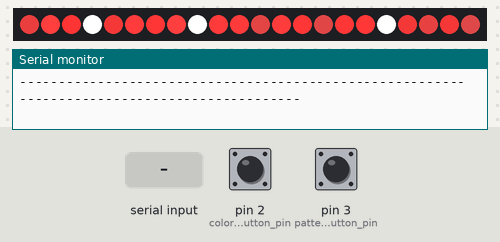
Simulated run of this sketch. Board: Arduino Uno, built with avr-gcc and run on an emulated ATmega328P. Parts: 22 RGB LEDs in strip order, left to right, the last lines printed to the serial monitor. Inputs (shaded band) come from the test bench; at power-on: pin 2 (color_change_button_pin) HIGH, pin 3 (pattern_change_button_pin) HIGH. Random numbers use the default seed unless the sketch sets one; EEPROM starts erased.

Above: at 1.2 s.
1.3 s: pin 2 (color_change_button_pin) pulled LOW for 3.2 s
At 4.82 s:
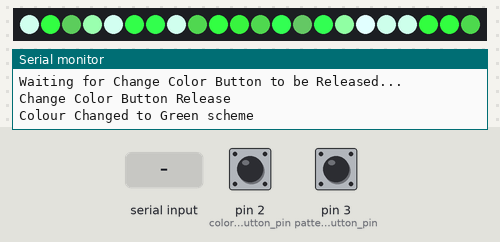
5.1 s: "next-color\n" received over Serial
At 5.44 s:
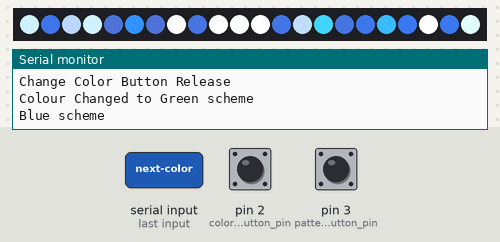
7.7 s: pin 3 (pattern_change_button_pin) pulled LOW for 0.15 s
At 7.88 s:
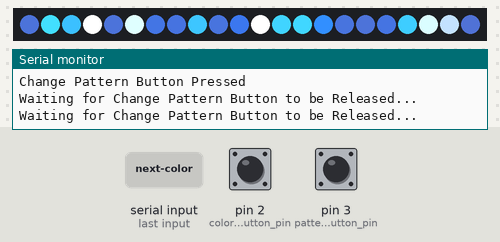
8.4 s: pin 2 (color_change_button_pin) pulled LOW for 0.15 s
At 8.58 s:
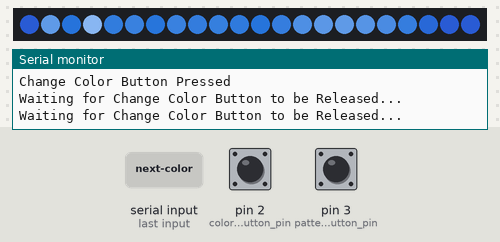
9.1 s: "next-pattern\n" received over Serial
At 9.53 s:
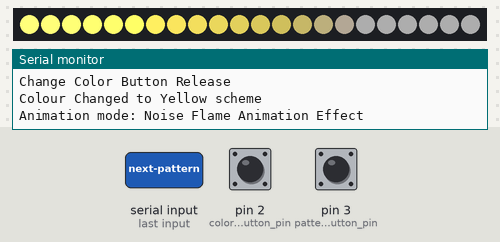
12.1 s: pin 2 (color_change_button_pin) pulled LOW for 1 s
At 12.4 s:
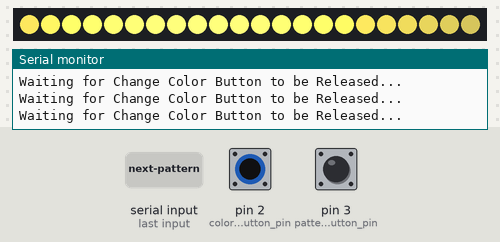
Timing chart, 0 to 15.1 s (numbered marks = the images above; inputs shaded):
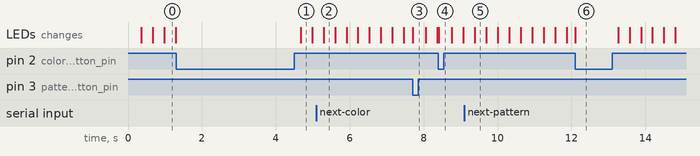

The sketch:

halo_fusion_coil_arduino_code.ino
```cpp
#include <Adafruit_NeoPixel.h>
#include <EEPROM.h>

#define color_change_button_pin 2

#define pattern_change_button_pin 3


#define LED_PIN 6
#define LED_COUNT 22

Adafruit_NeoPixel strip(LED_COUNT, LED_PIN, NEO_GRBW + NEO_KHZ800);

// -------------------- EEPROM ADDRESSES --------------------

#define EEPROM_COLOR_ADDR 0
#define EEPROM_MODE_ADDR 1

// -------------------- COLOR STRUCT --------------------

struct ColorOption {
  const char* command;
  const char* name;
  uint8_t colors[3][4];
};

struct animationPattern {
  const char* command;
  const char* name;
  const int pattern;
};

//colors are coded as Darkest colour, mid colour, Lightest colour
ColorOption colorOptions[] = {
  { "red", "Red scheme", { { 128, 0, 0, 0 }, { 255, 26, 26, 0 }, { 255, 179, 179, 0 } } },
  { "green", "Green scheme", { { 0, 77, 13, 0 }, { 0, 230, 38, 0 }, { 128, 255, 149, 0 } } },
  { "blue", "Blue scheme", { { 0, 55, 128, 0 }, { 26, 125, 255, 0 }, { 179, 212, 255, 0 } } },
  { "yellow", "Yellow scheme", { { 230, 198, 0, 0 }, { 255, 231, 77, 0 }, { 255, 245, 179, 0 } } },
  { "purple", "Purple scheme", { { 98, 0, 179, 0 }, { 151, 26, 255, 0 }, { 197, 128, 255, 0 } } },
  { "orange", "Orange scheme", { { 117, 63, 3, 0 }, { 188, 108, 5, 0 }, { 238, 192, 0, 0 } } },
};

animationPattern animationPatterns[] = {

  { "plasmashimmer", "Plasma Shimmer Animation Effect", 0 },
  { "heatfire", "Heat Fire Animation Effect", 1 },
  { "noiseflame", "Noise Flame Animation Effect", 2 },
  { "waveflame", "Wave Flame Animation Effect", 3 }
};

const int COLOR_COUNT = sizeof(colorOptions) / sizeof(colorOptions[0]);

const int ANIMATION_PATTERN_COUNT = sizeof(animationPatterns) / sizeof(animationPatterns[0]);

// -------------------- GLOBALS --------------------

String serialCommand = "";

int currentColor = 0;
int animationMode = 0;

#define MIN_BRIGHTNESS 25
#define MAX_BRIGHTNESS 255

unsigned long lastUpdate = 0;
const int updateInterval = 30;

uint8_t heat[LED_COUNT];

// -------------------- SETUP --------------------

void setup() {

  strip.begin();
  strip.show();
  Serial.begin(115200);

  // ---- LOAD EEPROM SETTINGS ----
  int savedColor = EEPROM.read(EEPROM_COLOR_ADDR);
  int savedMode = EEPROM.read(EEPROM_MODE_ADDR);

  if (savedColor >= 0 && savedColor < COLOR_COUNT)
    currentColor = savedColor;

  if (savedMode >= 0 && savedMode < ANIMATION_PATTERN_COUNT)
    animationMode = savedMode;


  pinMode(color_change_button_pin, INPUT_PULLUP);
  pinMode(pattern_change_button_pin, INPUT_PULLUP);

  Serial.println("Restored Settings:");
  Serial.print("Color: ");
  Serial.println(colorOptions[currentColor].name);
  Serial.print("Mode: ");
  Serial.println(animationPatterns[animationMode].name);

  printCommands();
}

// -------------------- LOOP --------------------

void loop() {

  int button_state_color_change = digitalRead(color_change_button_pin); //get state of color change button

  int button_state_pattern_change = digitalRead(pattern_change_button_pin); //get state of pattern change button


  if (Serial.available()) {
    serialCommand = Serial.readStringUntil('\n');
    serialCommand.trim();

    if (serialCommand.equalsIgnoreCase("next-color")) {

      currentColor = (currentColor + 1) % COLOR_COUNT;
      saveColorToEEPROM();
      Serial.println(colorOptions[currentColor].name);

    } else if (serialCommand.equalsIgnoreCase("next-pattern")) {

      animationMode = (animationMode + 1) % ANIMATION_PATTERN_COUNT;
      saveModeToEEPROM();
      Serial.print("Animation mode: ");
      Serial.println(animationPatterns[animationMode].name);

    } else {

      processCommand(serialCommand);

    }
  }

  //check button states
  if(button_state_color_change == LOW)
  {
      Serial.println("Change Color Button Pressed");

      //loop to prevent actions until button released
      do {
          Serial.println("Waiting for Change Color Button to be Released...");

          delay(100);
      } while (digitalRead(color_change_button_pin) == LOW);

      Serial.println("Change Color Button Release");

      currentColor = (currentColor + 1) % COLOR_COUNT;
      saveColorToEEPROM();

      Serial.print("Colour Changed to ");
      Serial.print(colorOptions[currentColor].name);
      Serial.println("");

      delay(150);

  }

  //check button states
  if(button_state_pattern_change == LOW)
  {
      Serial.println("Change Pattern Button Pressed");

      //loop to prevent actions until button released
      do {
          Serial.println("Waiting for Change Pattern Button to be Released...");

          delay(100);
      } while (digitalRead(pattern_change_button_pin) == LOW);

      Serial.println("Change Pattern Button Release");
      animationMode = (animationMode + 1) % ANIMATION_PATTERN_COUNT;
      saveModeToEEPROM();

      Serial.print("Animation Pattern Changed to ");
      Serial.print(animationPatterns[animationMode].name);
      Serial.println("");

      delay(150);
  }

  //update code for animation effect
  if (millis() - lastUpdate > updateInterval) {

    lastUpdate = millis();

    //test to check which annimation effect is active to know which one to update
    switch (animationMode) {
      case 0: plasmaShimmer(); break;
      case 1: heatFire(); break;
      case 2: noiseFlame(); break;
      case 3: waveFlame(); break;
    }
  }
}

// -------------------- EEPROM SAVE --------------------

void saveColorToEEPROM() {
  if (EEPROM.read(EEPROM_COLOR_ADDR) != currentColor)
    EEPROM.update(EEPROM_COLOR_ADDR, currentColor);
}

void saveModeToEEPROM() {
  if (EEPROM.read(EEPROM_MODE_ADDR) != animationMode)
    EEPROM.update(EEPROM_MODE_ADDR, animationMode);
}

// -------------------- COMMAND PROCESS --------------------

void processCommand(String cmd) {

  boolean commandProcessed = false;
  for (int i = 0; i < COLOR_COUNT; i++) {
    if (cmd.equalsIgnoreCase(colorOptions[i].command)) {
      currentColor = i;
      saveColorToEEPROM();
      Serial.println(colorOptions[i].name);

      commandProcessed = true;
      return;
    }
  }

  for (int i = 0; i < ANIMATION_PATTERN_COUNT; i++) {
    if (cmd.equalsIgnoreCase(animationPatterns[i].command)) {
      animationMode = animationPatterns[i].pattern;
      saveModeToEEPROM();
      Serial.println(animationPatterns[i].name);

      commandProcessed = true;
      return;
    }
  }

  if(commandProcessed == false)
  {
    Serial.print(cmd);
    Serial.print(": This command does not exist...");
    Serial.println();
  }
}

void printCommands() {
  Serial.println("---------------------------------------------------------------------------------------------");
  Serial.println("Available Serial Commands:");
  Serial.println("next-color -> next color");
  Serial.println("next-pattern -> next animation mode");
  for (int i = 0; i < COLOR_COUNT; i++) {
    Serial.print(colorOptions[i].command);
    Serial.print(" -> Sets the LED Colors to ");
    Serial.print(colorOptions[i].name);
    Serial.println();
  }

  for (int i = 0; i < ANIMATION_PATTERN_COUNT; i++) {
    Serial.print(animationPatterns[i].command);
    Serial.print(" -> Sets the Animation Pattern to ");
    Serial.print(animationPatterns[i].name);
    Serial.println();
  }
  Serial.println("---------------------------------------------------------------------------------------------");
}

// -------------------- ANIMATIONS --------------------

// 0 - Plasma shimmer animation effect
void plasmaShimmer() {

  for (int i = 0; i < LED_COUNT; i++) {

    float flicker = random(85, 160) / 100.0;
    uint8_t* base = colorOptions[currentColor].colors[random(0, 3)];

    uint8_t r = constrain(base[0] * flicker, MIN_BRIGHTNESS, MAX_BRIGHTNESS);
    uint8_t g = constrain(base[1] * flicker, MIN_BRIGHTNESS, MAX_BRIGHTNESS);
    uint8_t b = constrain(base[2] * flicker, MIN_BRIGHTNESS, MAX_BRIGHTNESS);
    uint8_t w = constrain(base[3] * flicker, MIN_BRIGHTNESS, MAX_BRIGHTNESS);

    strip.setPixelColor(i, strip.Color(r, g, b, w));
  }
  strip.show();
}

// 1 - Heat diffusion fire
void heatFire() {

  for (int i = 0; i < LED_COUNT; i++)
    heat[i] = qsub8(heat[i], random(0, 20));

  for (int k = LED_COUNT - 1; k >= 2; k--)
    heat[k] = (heat[k - 1] + heat[k - 2] + heat[k - 2]) / 3;

  if (random(255) < 120)
    heat[random(7)] = random(160, 255);

  for (int j = 0; j < LED_COUNT; j++) {

    uint8_t level = heat[j];
    uint8_t* dark = colorOptions[currentColor].colors[0];
    uint8_t* light = colorOptions[currentColor].colors[2];

    uint8_t r = map(level, 0, 255, dark[0], light[0]);
    uint8_t g = map(level, 0, 255, dark[1], light[1]);
    uint8_t b = map(level, 0, 255, dark[2], light[2]);
    uint8_t w = map(level, 0, 255, dark[3], light[3]);

    r = max(r, MIN_BRIGHTNESS);
    g = max(g, MIN_BRIGHTNESS);
    b = max(b, MIN_BRIGHTNESS);

    strip.setPixelColor(j, strip.Color(r, g, b, w));
  }
  strip.show();
}

// 2 - Flowing noise flame animation effect
void noiseFlame() {

  static uint16_t t = 0;
  t += 20;

  for (int i = 0; i < LED_COUNT; i++) {

    float noise = (sin((i * 15 + t) * 0.01) + 1) / 2;
    uint8_t* base = colorOptions[currentColor].colors[1];

    uint8_t r = constrain(base[0] * noise * 1.3, MIN_BRIGHTNESS, MAX_BRIGHTNESS);
    uint8_t g = constrain(base[1] * noise * 1.3, MIN_BRIGHTNESS, MAX_BRIGHTNESS);
    uint8_t b = constrain(base[2] * noise * 1.3, MIN_BRIGHTNESS, MAX_BRIGHTNESS);
    uint8_t w = constrain(base[3] * noise * 1.3, MIN_BRIGHTNESS, MAX_BRIGHTNESS);

    strip.setPixelColor(i, strip.Color(r, g, b, w));
  }
  strip.show();
}

// 3 - Moving wave flame animation effect
void waveFlame() {

  static uint16_t offset = 0;
  offset += 3;

  for (int i = 0; i < LED_COUNT; i++) {

    float wave = (sin((i * 10 + offset) * 0.02) + 1) / 2;
    uint8_t* dark = colorOptions[currentColor].colors[0];
    uint8_t* light = colorOptions[currentColor].colors[2];

    uint8_t r = map(wave * 255, 0, 255, dark[0], light[0]);
    uint8_t g = map(wave * 255, 0, 255, dark[1], light[1]);
    uint8_t b = map(wave * 255, 0, 255, dark[2], light[2]);
    uint8_t w = map(wave * 255, 0, 255, dark[3], light[3]);

    r = max(r, MIN_BRIGHTNESS);
    g = max(g, MIN_BRIGHTNESS);
    b = max(b, MIN_BRIGHTNESS);

    strip.setPixelColor(i, strip.Color(r, g, b, w));
  }
  strip.show();
}

// -------------------- HELPERS --------------------

uint8_t qsub8(uint8_t i, uint8_t j) {
  int t = i - j;
  if (t < 0) return 0;
  return t;
}
```
